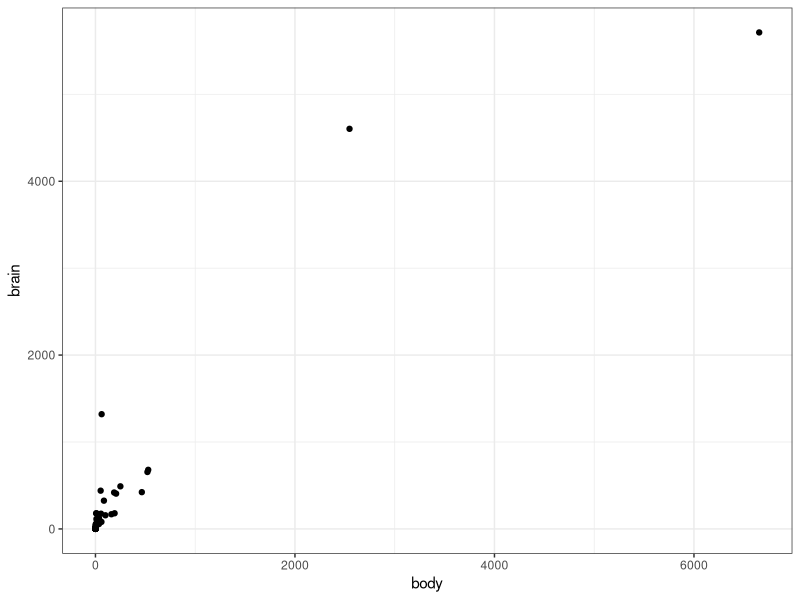
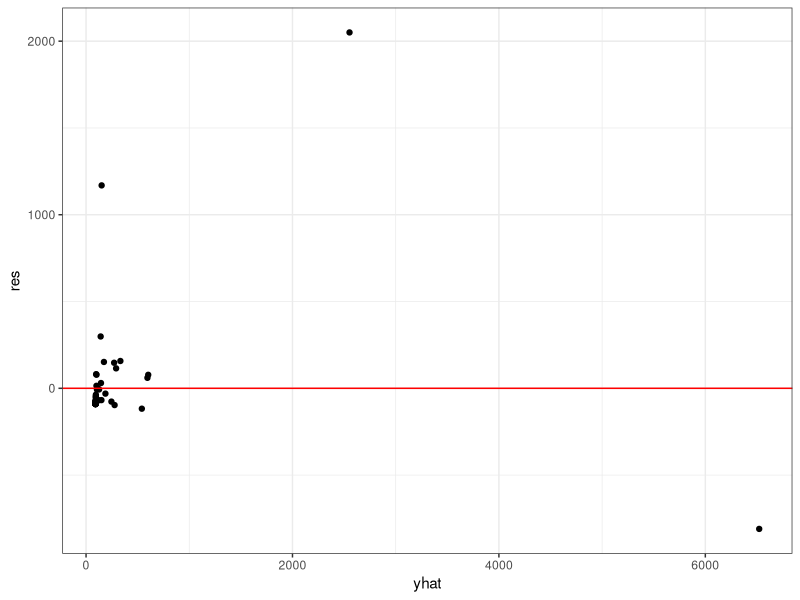
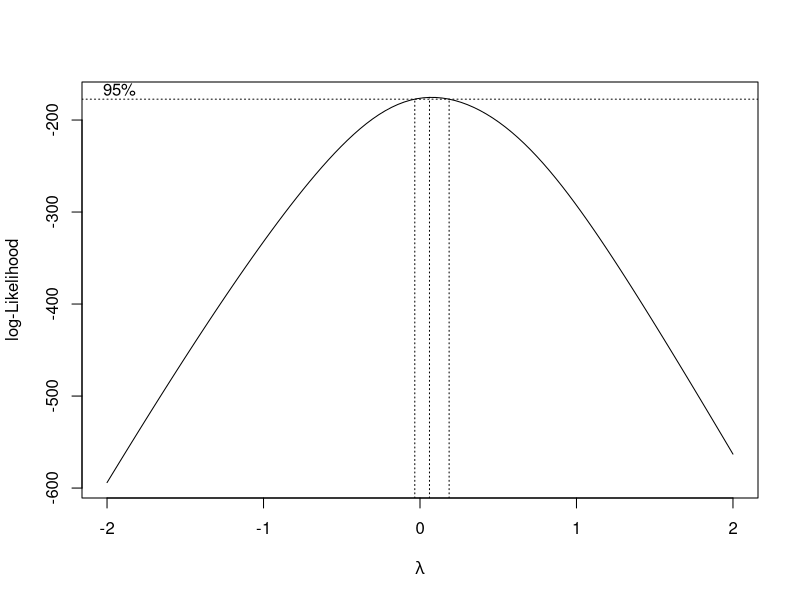
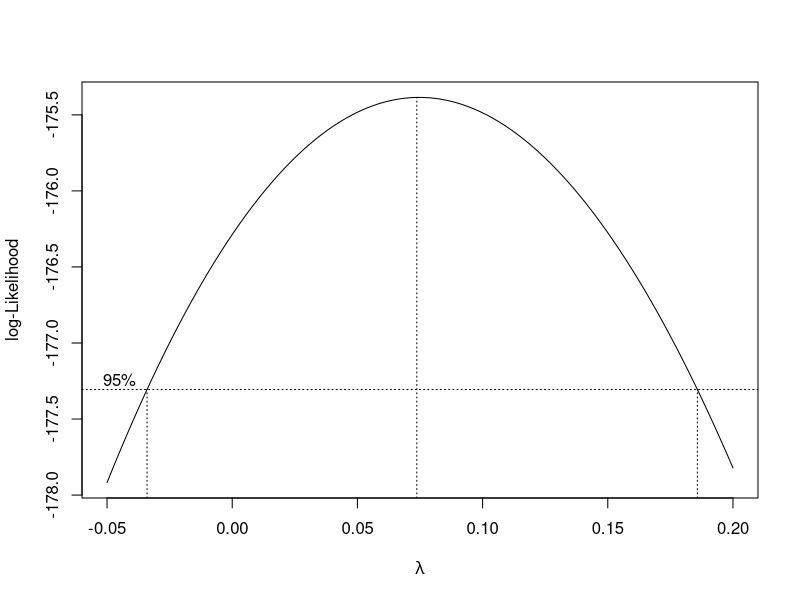
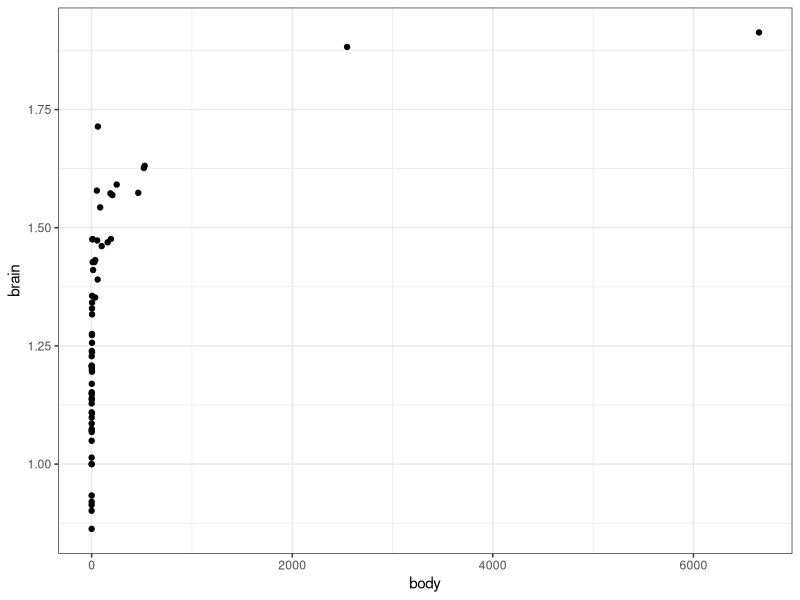
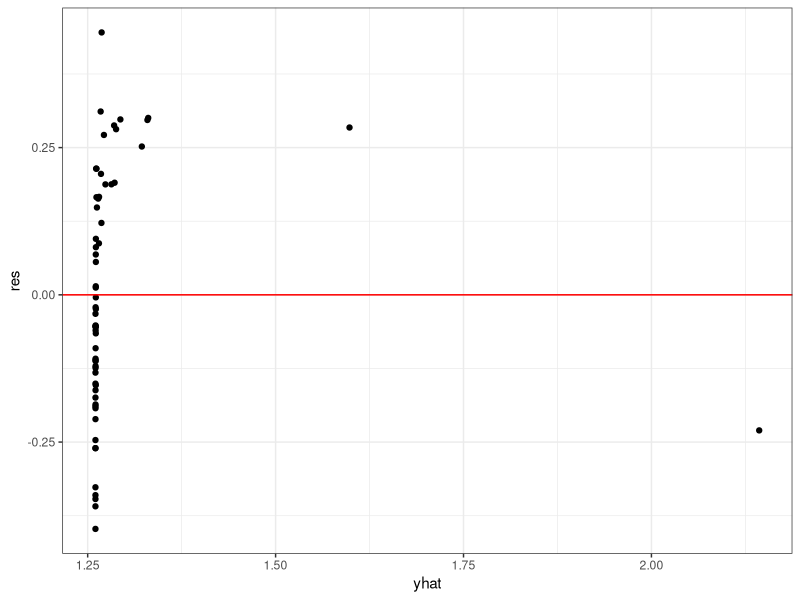
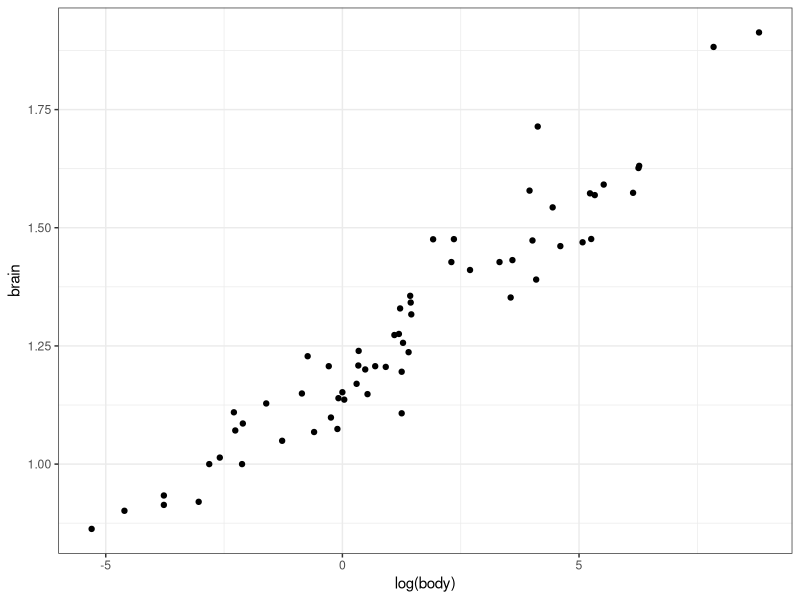
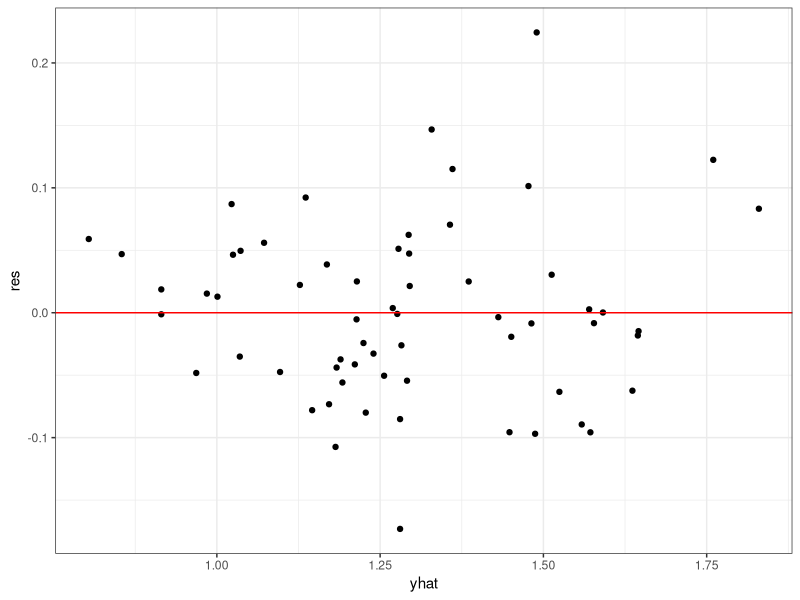

Source code (R) for these figures, in order:
## ---- chunk 1
knitr::opts_chunk$set(echo = TRUE)
## ---- chunk 2
library(tidyverse)
library(MASS)
## ---- chunk 3
mammals %>%
  ggplot(aes(body, brain)) + geom_point() + theme_bw()
## ---- chunk 4
result <- lm(brain~body, data=mammals)
yhat = result$fitted.values
res = result$residuals
data = data.frame(mammals, yhat, res)
data %>%
  ggplot(aes(yhat, res)) + geom_point() + theme_bw() + geom_hline(yintercept=0, color="red")
## ---- chunk 5
result <- lm(brain~body, data=mammals)
boxcox(result)
boxcox(result, lambda = seq(-0.05, 0.2, 1/100))
## ---- chunk 6
temp <- mammals
temp$brain = temp$brain^0.075
temp %>%
  ggplot(aes(body, brain)) + geom_point() + theme_bw()
## ---- chunk 7
result <- lm(brain~body, data=temp)
yhat = result$fitted.values
res = result$residuals
data = data.frame(mammals, yhat, res)
data %>%
  ggplot(aes(yhat, res)) + geom_point() + theme_bw() + geom_hline(yintercept=0, color="red")
## ---- chunk 8
temp <- mammals
temp$brain = temp$brain^0.075
temp %>%
  ggplot(aes(log(body), brain)) + geom_point() + theme_bw()
## ---- chunk 9
result <- lm(brain~log(body), data=temp)
yhat = result$fitted.values
res = result$residuals
data = data.frame(mammals, yhat, res)
data %>%
  ggplot(aes(yhat, res)) + geom_point() + theme_bw() + geom_hline(yintercept=0, color="red")

## ---- chunk 10
acf(result$residuals, main="ACF Plot of Residuals with ystar")
## ---- chunk 11
qqnorm(result$residuals)
## ---- chunk 12
result
